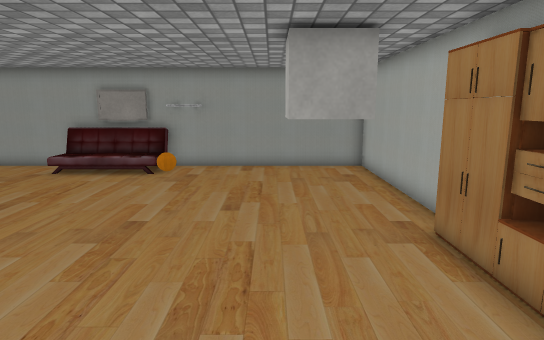
[1] (above)

12 first-person views from a walk through a 3-D level made in the Unity game engine. The camera is 1.4 m above the floor, tilts 10° down and sees 75° across. The floor is counted in squares, 0.5 m on a side. Each view is taken from the middle of a square. On the plan, view 1 faces up. The plan holds only what a view shows up to about 20 squares ahead; the rest is blank. The place goes on beyond the plan. The player character is not drawn. Some surface patterns are stand-ins.

[2]
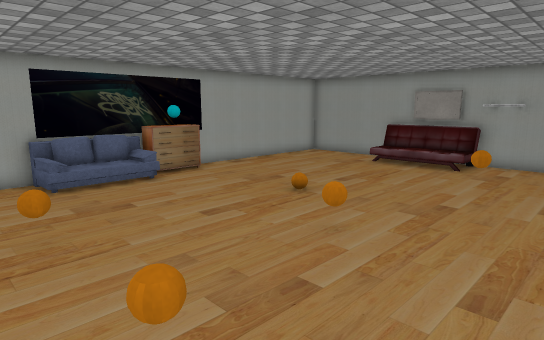

[3]
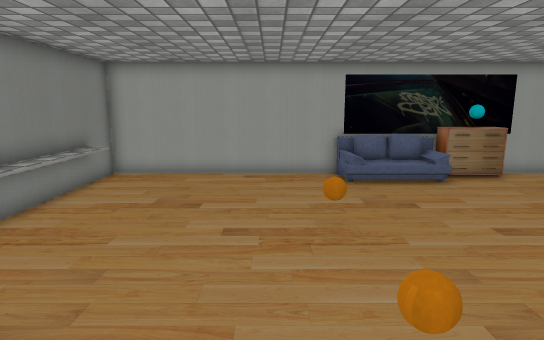

[4]
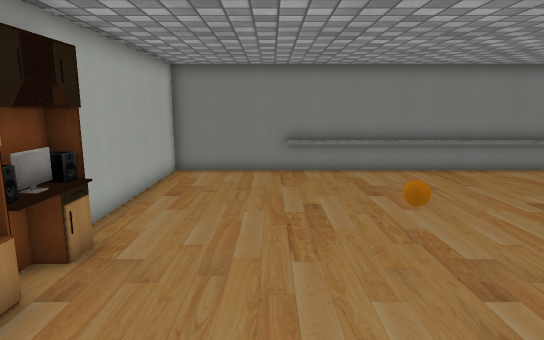

[5]
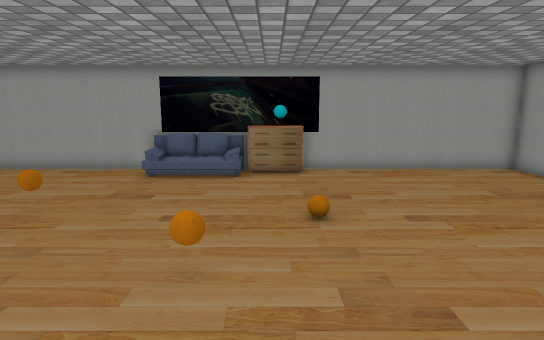

[6]
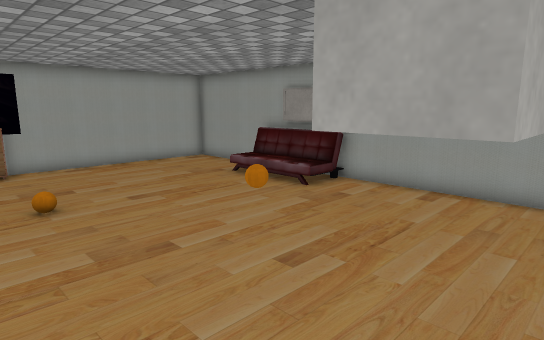

[7]
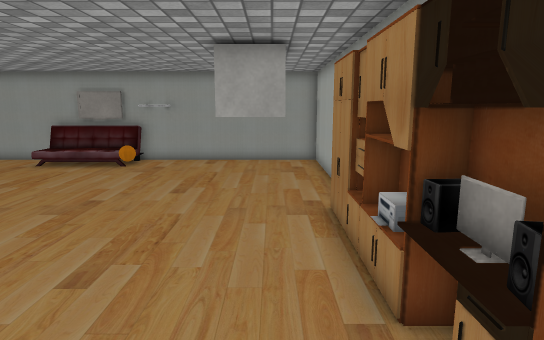

[8]
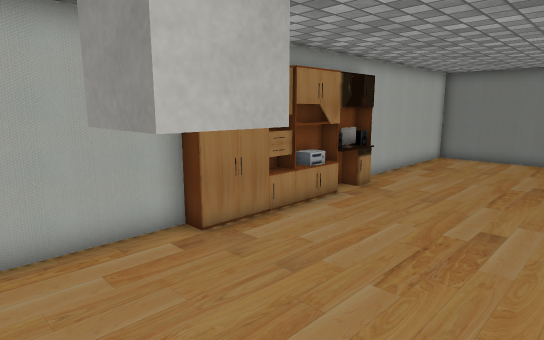

[9]
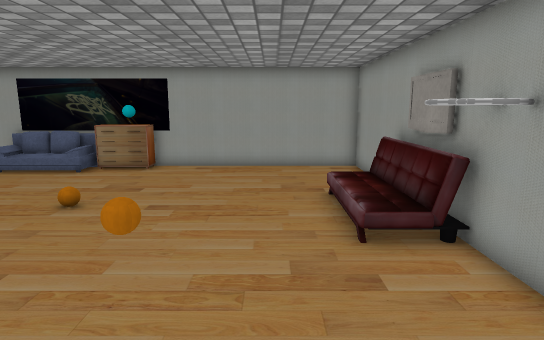

[10]
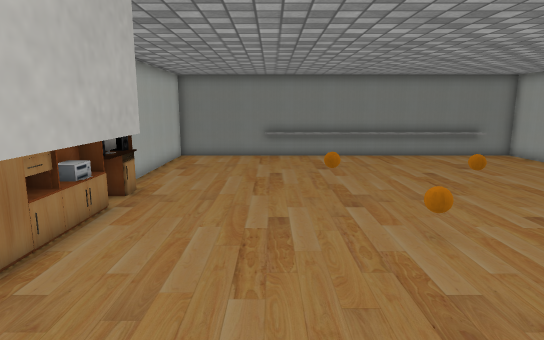

[11]
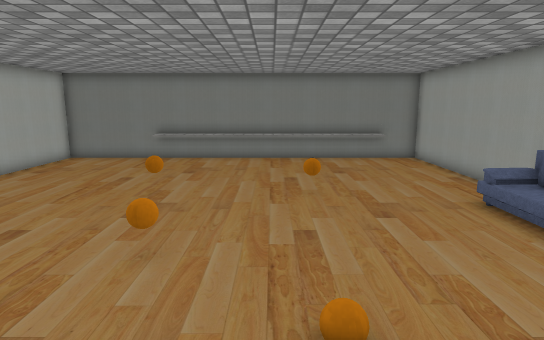

[12]
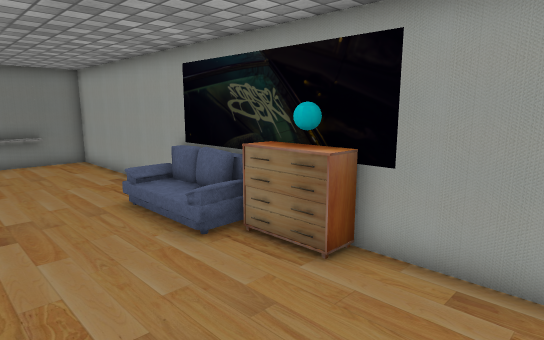

### Floor plan
Key: @ floor where view 1 was taken; # wall or solid block; . floor; = window, fence, low wall or low ledge; B orange ball; O other object.
Columns run from 15 left of view 1 to 4 right of it. Each row starts with its distance up from view 1.
 17 ####################
 16 #.....     ##......#
 15 #.....OOOO ........#
 14 #..................#
 13 #..................#
 12 #..................#
 11 #...........#......#
 10 #..............###.#
  9 #..............###.#
  8 #...............##.#
  7 #=..... ...........#
  6 ##.................#
  5 ##.................#
  4 # ........B........#
  3 # .................#
  2 #=.................#
  1 #O.................#
  0 #......B.......@...#
 -1 #......B...........#
 -2 #..................#
 -3 #..................#
 -4 #..................#
 -5 #..................#
 -6 #..................#
 -7 #..................#
 -8 #.#============....#
 -9 ####################

Where each view was taken, in squares from view 1:
view 1: 0 up, 0 right, facing up
view 2: 2 down, 0 right, facing up-left
view 3: 2 down, 0 right, facing left
view 4: 7 up, 0 right, facing down
view 5: 6 up, 1 right, facing left
view 6: 5 up, 3 right, facing up-left
view 7: 2 down, 2 right, facing up
view 8: 12 up, 3 left, facing down-right
view 9: 13 up, 2 right, facing left
view 10: 12 up, 1 left, facing down
view 11: 11 up, 7 left, facing down
view 12: 11 up, 9 left, facing down-left
